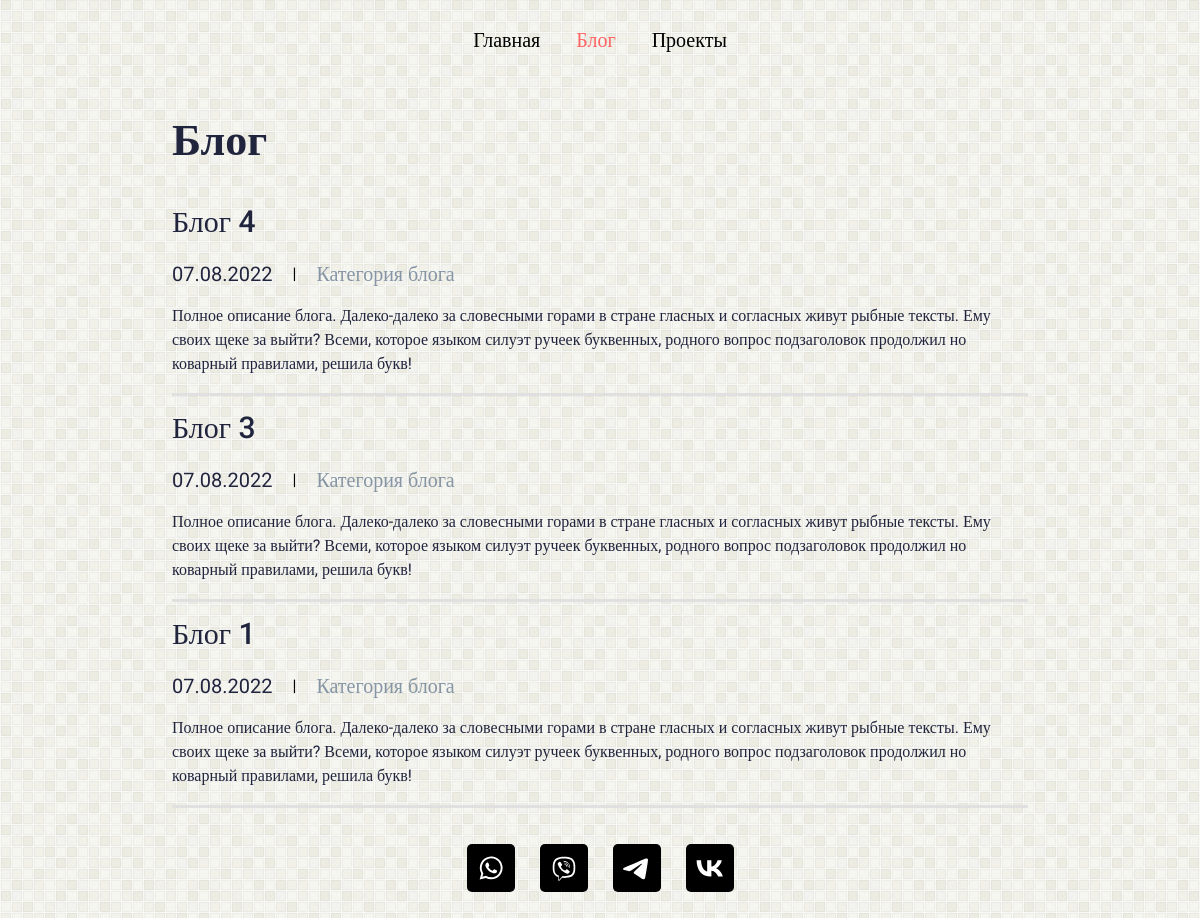
The app's page /blogs/ with its own data.
### JohnWebSite/models.py (models this page shows, shortened)
class Blog(models.Model):
    class Meta:
        verbose_name = 'Блог'
        verbose_name_plural = 'Блоги'
        ordering = ['-createdBlog']
    titleBlog = models.CharField(verbose_name='Название блога', max_length=100)
    subtitleBlog = models.CharField(verbose_name='Краткое описание (категория?)', max_length=100)
    descriptionBlog = models.TextField(verbose_name='Описание блога')
    createdBlog = models.DateTimeField(verbose_name='Создан', auto_now_add=True)
    changedBlog = models.DateTimeField(verbose_name='Изменён', auto_now=True)
    activeBlog = models.BooleanField(verbose_name='Опубликован', default=True, null=True)

### JohnWebSite/views.py (the view)
# urls.py: path('blogs/', showBlogs, name='blogs'),
def showBlogs(request):
    blogs = Blog.objects.filter(activeBlog=True)
    return render(request, 'JohnWebSite/blogs.html', {'link': 2, 'blogs': blogs, })

### JohnWebSite/templates/JohnWebSite/blogs.html
{% extends 'JohnWebSite/index.html' %}
{% load static %}
{% block section %}
<div class="page__container">
	<section class="blogs">
		<h1 class="blogs__h1 h1">Блог</h1>
		{% if blogs %}
		{% for blog in blogs %}
		{% include 'JohnWebSite/blog.html' %}
		{% endfor %}
		{% else %}
		<h2 class="blog__h2 h2">Пока блогов нет</h2>
		{% endif %}
	</section>
</div>
{% endblock %}

### JohnWebSite/templates/JohnWebSite/blog.html
{% load static %}
<article class="blog">
    <a href="{% url 'blogs' %}" class="blog__link">
        <h2 class="blog__h2 h2">{{blog.titleBlog}}</h2>
    </a>
    <div class="blog__info">
        <div class="blog__info-data">{{blog.createdBlog|date:"d.m.Y"}}</div>
        <div class="blog__info-separator">|</div>
        <div class="blog__info-category">{{blog.subtitleBlog}}</div>
    </div>
    <div class="blog__text text">{{blog.descriptionBlog}}</div>
</article>

### JohnWebSite/static/JohnWebSite/css/style.css (style rules this page uses)
* { padding: 0px; margin: 0px; border: 0px; }
*, *:before, *:after { -webkit-box-sizing: border-box; box-sizing: border-box; }
html, body { height: 100%; min-width: 320px; }
body { color: #000; line-height: 1; font-family: "Roboto"; font-size: 1rem; -ms-text-size-adjust: 100%; -moz-text-size-adjust: 100%; -webkit-text-size-adjust: 100%; -webkit-font-smoothing: antialiased; -moz-osx-font-smoothing: grayscale; }
a { color: inherit; }
a:link, a:visited { text-decoration: none; }
h1, h2, h3, h4, h5, h6 { font-weight: inherit; font-size: inherit; }
[class*=__container] { max-width: 53.5rem; -webkit-box-sizing: content-box; box-sizing: content-box; margin: 0 auto; padding: 0 0.9375rem; }
body { background: url("../img/background.png") fixed; }
.h1 { font-weight: 700; font-size: 2.75rem; line-height: 3.75rem; color: #21243D; }
.h2 { font-weight: 500; font-size: 1.875rem; line-height: 2.75rem; color: #21243D; -webkit-transition: all 0.3s ease 0s; transition: all 0.3s ease 0s; }
.text { font-size: 1rem; line-height: 1.5rem; color: #21243D; }
.blog { display: -webkit-box; display: -ms-flexbox; display: flex; -webkit-box-orient: vertical; -webkit-box-direction: normal; -ms-flex-direction: column; flex-direction: column; row-gap: 15px; position: relative; -webkit-box-align: start; -ms-flex-align: start; align-items: flex-start; }
.blog::after { position: absolute; bottom: 0; left: 0; -webkit-transform: translateY(20px); transform: translateY(20px); content: ""; display: block; width: 100%; height: 3px; background: #E0E0E0; }
.blog__link { margin-left: -10px; padding-left: 10px; padding-right: 10px; pointer-events: none; cursor: default; }
.blog__info { display: -webkit-box; display: -ms-flexbox; display: flex; -webkit-column-gap: 20px; -moz-column-gap: 20px; column-gap: 20px; -ms-flex-wrap: wrap; flex-wrap: wrap; -webkit-box-align: center; -ms-flex-align: center; align-items: center; }
.blog__info-data { font-size: 1.25rem; line-height: 1.875rem; color: #21243D; }
.blog__info-category { font-size: 1.25rem; line-height: 1.875rem; color: #8695A4; }
.blogs { display: grid; row-gap: 30px; }

### records on screen
Blog: titleBlog "Блог 4", createdBlog "07.08.2022", subtitleBlog "Категория блога", descriptionBlog "Полное описание блога. Далеко-далеко за словесными горами в стране гласных и согласных живут рыбные тексты. Ему своих щеке за выйти? Всеми, которое языком силуэт ручеек буквенных, родного вопрос подзаголовок продолжил но коварный правилами, решила букв!"
Blog: titleBlog "Блог 3", createdBlog "07.08.2022", subtitleBlog "Категория блога", descriptionBlog "Полное описание блога. Далеко-далеко за словесными горами в стране гласных и согласных живут рыбные тексты. Ему своих щеке за выйти? Всеми, которое языком силуэт ручеек буквенных, родного вопрос подзаголовок продолжил но коварный правилами, решила букв!"
Blog: titleBlog "Блог 1", createdBlog "07.08.2022", subtitleBlog "Категория блога", descriptionBlog "Полное описание блога. Далеко-далеко за словесными горами в стране гласных и согласных живут рыбные тексты. Ему своих щеке за выйти? Всеми, которое языком силуэт ручеек буквенных, родного вопрос подзаголовок продолжил но коварный правилами, решила букв!"
